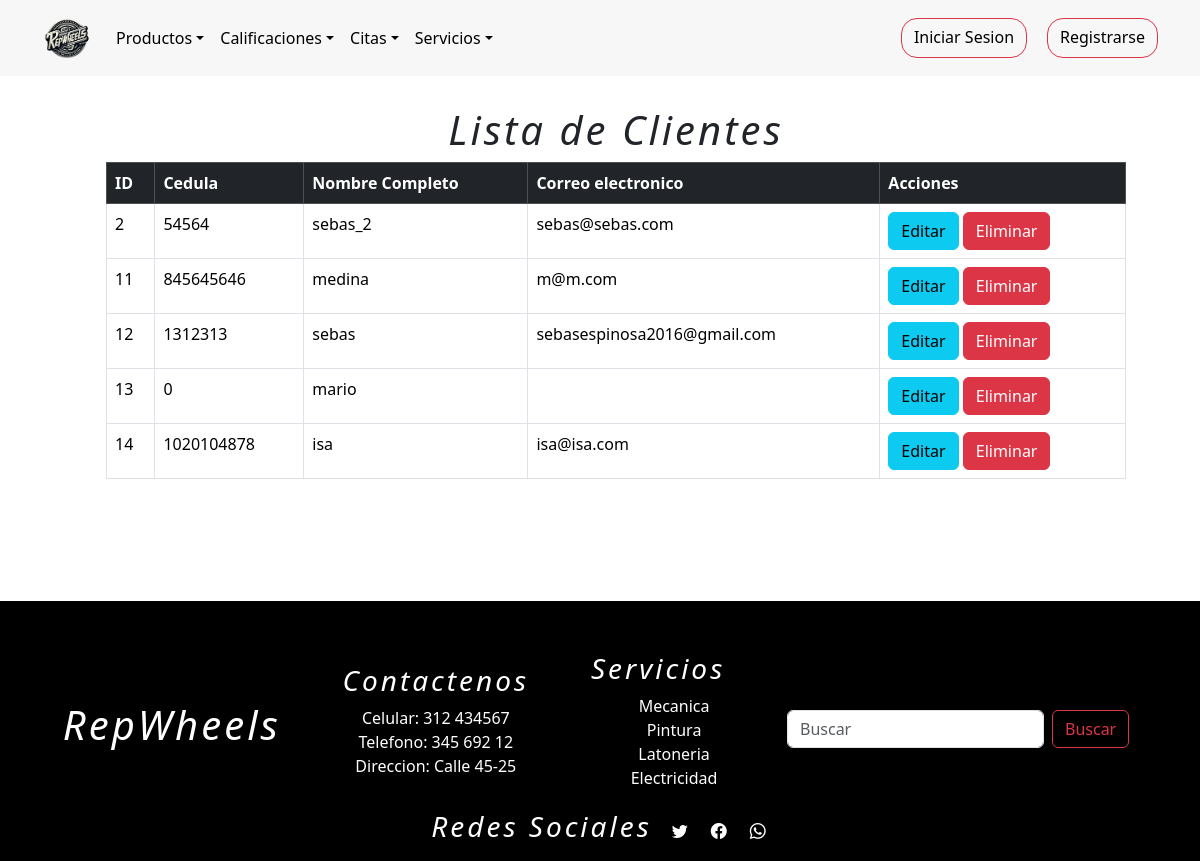
/listarCliente/, run on an earlier commit of the app's database.
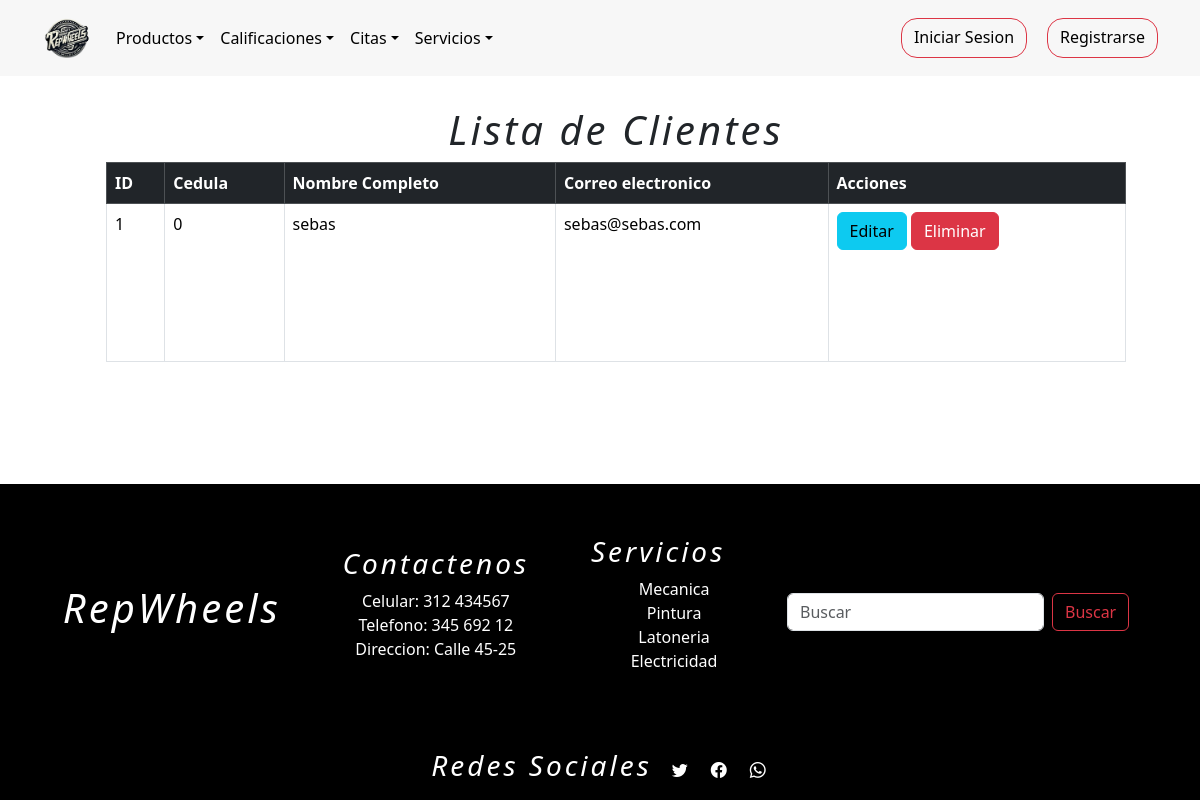
And on a later commit of the database.
### tienda/models.py (models this page shows, shortened)
class Usuarios(AbstractUser):
    username = None
    nombre = models.CharField(max_length=254)
    email = models.EmailField(max_length=254, unique=True,blank=False,null=True)
    password = models.CharField(max_length=254,blank=False,null=True)
    foto = models.ImageField(upload_to="fotos_usuarios/", default="fotos_usuarios/user.png")
    token_recuperar = models.CharField(max_length=254,blank=False,null=False,default=0)
    telefono=models.IntegerField(null=False,blank=True,default='0')
    cargo = models.CharField(max_length=254,null=False)
    direccion=models.CharField(max_length=254)
    cedula=models.IntegerField(blank=True,null=False,default='0')
    ROLES = (
        (1,"administrador"),
        (2,"proveedor"),
        (3,"empleado"),
        (4,"cliente"),
    )
    rol=models.IntegerField(choices=ROLES,default=4)
    n = models.IntegerField(blank=True,null=False,default=0)
    USERNAME_FIELD = "email"
    REQUIRED_FIELDS = ["nombre"]
    objects = CustomUserManager()

### tienda/views.py (the view)
# urls.py: path('listarCliente/',views.listarCliente, name="listarCliente"),
def listarCliente(request):
    q = Usuarios.objects.filter(rol=4)
    contexto = {"data" : q}
    return render(request, "tienda/clientes/listarCliente.html",contexto)

### tienda/templates/tienda/clientes/listarCliente.html (shortened to what this page needs)
{% extends 'tienda/base1.html' %}
{% load static %}
{% block contenedor %}
<div class="container-fluid m-3" style="padding:90px;">
<h1 class="h1">Lista de Clientes</h1>
<table class="table table-bordered">
  <thead class="table-dark">
    <tr>
      <th>ID</th>
      <th>Cedula</th>
      <th>Nombre Completo</th>
      <th>Correo electronico</th>
      <th>Acciones</th>
    </tr>
  </thead>
  <tbody>
    {% for r in data %}
    <tr>
      <td>{{ r.id }}</td>
      <td>{{ r.cedula }}</td>
      <td>{{ r.nombre }}</td>
      <td>{{ r.email }}</td>
      <td>
        <a type="button" class="btn btn-info" href="{% url 'clientesEditar' r.id %}"> Editar <br></a>
        <a type="button" class="btn btn-danger"
          href="javascript:eliminar('{% url 'clientesEliminar' r.id %}')">Eliminar</a>
      </td>
    </tr>
    {% endfor %}
  </tbody>
</table>
</div>
{% endblock %}

What changed in the data, as far as the page shows it:
no longer on this page (row edited): Usuarios: id "2", cedula "54564", nombre "sebas_2", email "sebas@sebas.com"
removed Usuarios: id "11", cedula "845645646", nombre "medina", email "m@m.com"
removed Usuarios: id "12", cedula "1312313", nombre "sebas", email "sebasespinosa2016@gmail.com"
removed Usuarios: id "13", cedula "0", nombre "mario"
removed Usuarios: id "14", cedula "1020104878", nombre "isa", email "isa@isa.com"
now on this page (row edited): Usuarios: id "1", cedula "0", nombre "sebas", email "sebas@sebas.com"
